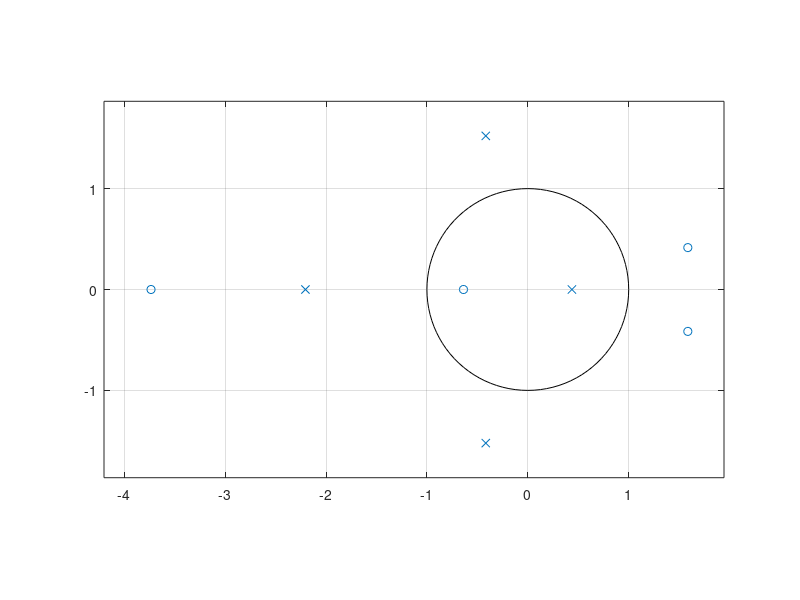

Write MATLAB code to recreate this figure.
%Analysis of Z-Transform
%Definition of numerators and denominator coefficients
num=[5 6 -44 21 32];
den=[5 13 15 18 -12];
%Conversion from rational to Factored form
[z,p,k]=tf2zp(num,den);
disp('Zeros are at');disp(z);
disp('Poles are at');disp(p);
disp('Gain Constant');disp(k);
%Determination of radius of the poles
radius=abs(p);
disp('Radius of the poles');disp(radius);
%Pole Zero Map using numerator and denominator coefficients
zplane(num,den)
%Conversion from factored to second ordered factored
sos=zp2sos(z,p,k)
disp('Second Order Sections');disp(sos);

